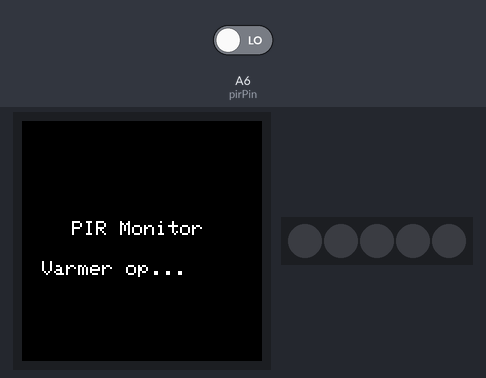
Bench run of a sketch on a simulated Arduino MKR. Parts: 240×240 colour display, 5 RGB LEDs in strip order, left to right. The inputs (shaded band) are chosen by the test bench; at power-on: A6 (pirPin) LOW.

Above: at 0.3 s.

The sketch:

PIR.ino
```cpp
#include <Arduino_MKRIoTCarrier.h>

// Definér pin for PIR sensor
const int pirPin = A6;

// Global variabel for PIR status
bool pirStatus = false;
unsigned long t0;
MKRIoTCarrier carrier;

void setup() {
  Serial.begin(9600);
  pinMode(pirPin, INPUT);

  // Initialiser MKR IoT carrier
  if (!carrier.begin()) {
    Serial.println("Fejl ved initialisering af MKR IoT carrier!");
    while (1);
  }

  // Vis opstartsskærm
  carrier.display.fillScreen(ST77XX_BLACK);
  carrier.display.setTextSize(2);
  carrier.display.setTextColor(ST77XX_WHITE);
  carrier.display.setCursor(50, 100);
  carrier.display.println("PIR Monitor");

  // Opvarmningstid for PIR
  carrier.display.setCursor(20, 140);
  carrier.display.println("Varmer op...");
  delay(60000); // 60 sekunders opvarmning

  carrier.display.fillScreen(ST77XX_BLACK);
  carrier.display.setCursor(40, 100);
  carrier.display.println("Klar!");
  delay(2000);
}

void loop() {
  // Læs PIR sensor med støjreduktion
  if (!pirStatus && isPIRTriggered()) {
    // Log til serial monitor
    Serial.println("PIR aktiveret!");

    // Opdater skærm
    carrier.display.fillScreen(ST77XX_BLACK);
    carrier.display.setTextSize(3);
    carrier.display.setTextColor(ST77XX_RED);
    carrier.display.setCursor(30, 100);
    carrier.display.println("BEVAEGELSE!");

    pirStatus = true;
    t0 = millis();
  }

  // Nulstil PIR status efter 6 sekunder
  if (millis() - t0 > 6000 && pirStatus == true) {
    pirStatus = false;

    // Opdater skærm
    carrier.display.fillScreen(ST77XX_BLACK);
    carrier.display.setTextSize(2);
    carrier.display.setTextColor(ST77XX_GREEN);
    carrier.display.setCursor(40, 100);
    carrier.display.println("Ingen aktivitet");
  }

  delay(50); // Lille forsinkelse for at reducere støj
}

// Ny funktion til at verificere PIR-signal
bool isPIRTriggered() {
  // Tag 3 målinger med kort mellemrum
  int readings = 0;
  for(int i = 0; i < 3; i++) {
    if(digitalRead(pirPin)) {
      readings++;
    }
    delay(10);
  }
  // Returner true hvis mindst 2 af 3 målinger er positive
  return (readings >= 2);
}
```
